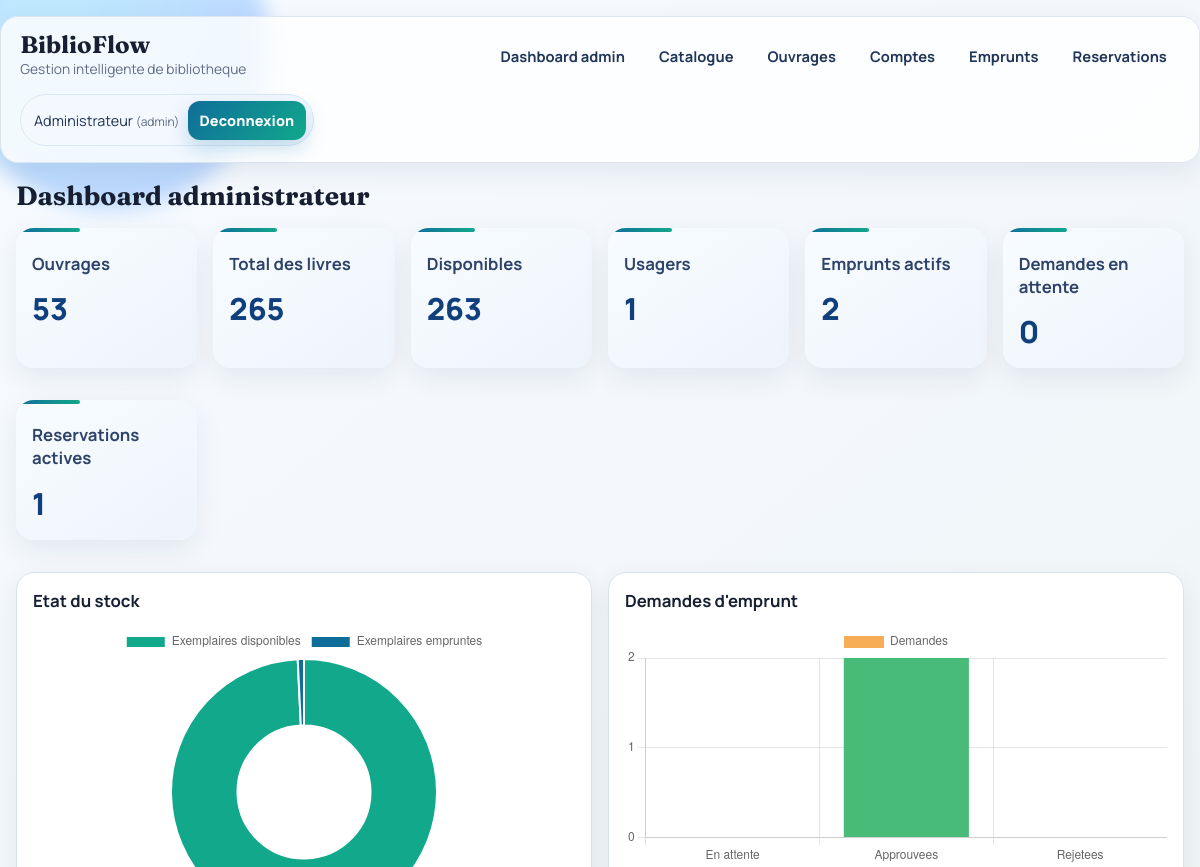
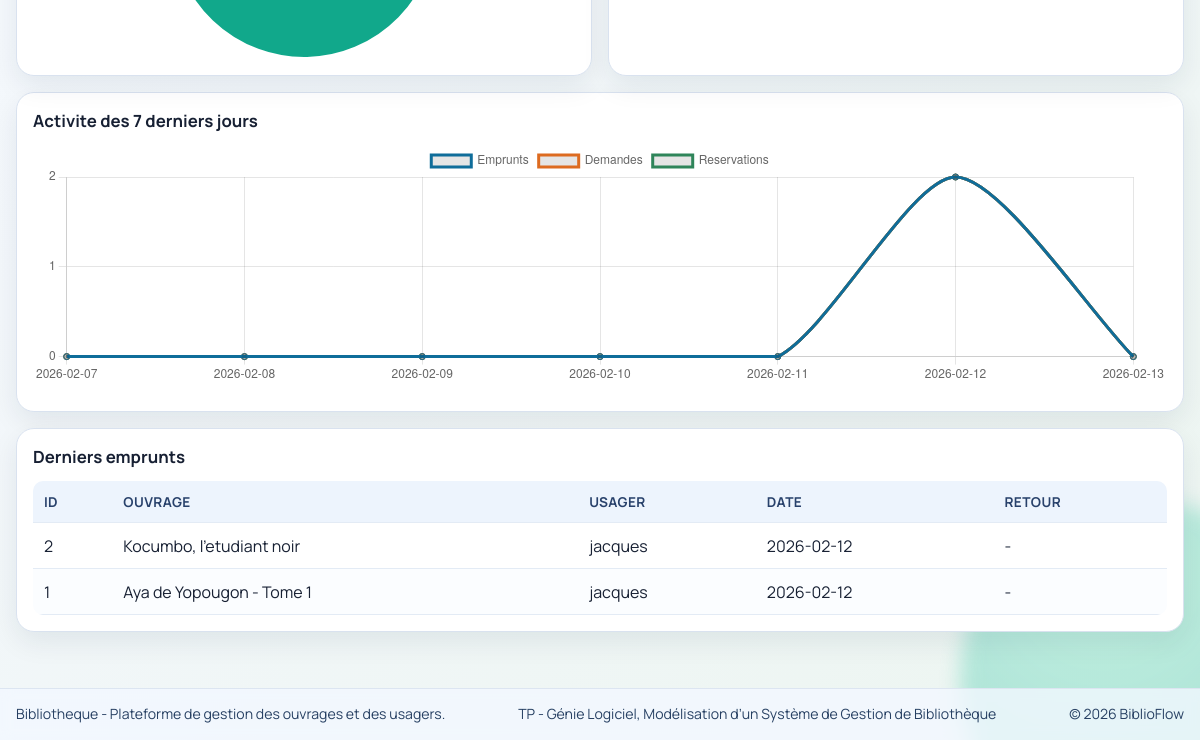
Page /admin (signed in) on the earlier database version (2 pictures, top to bottom).
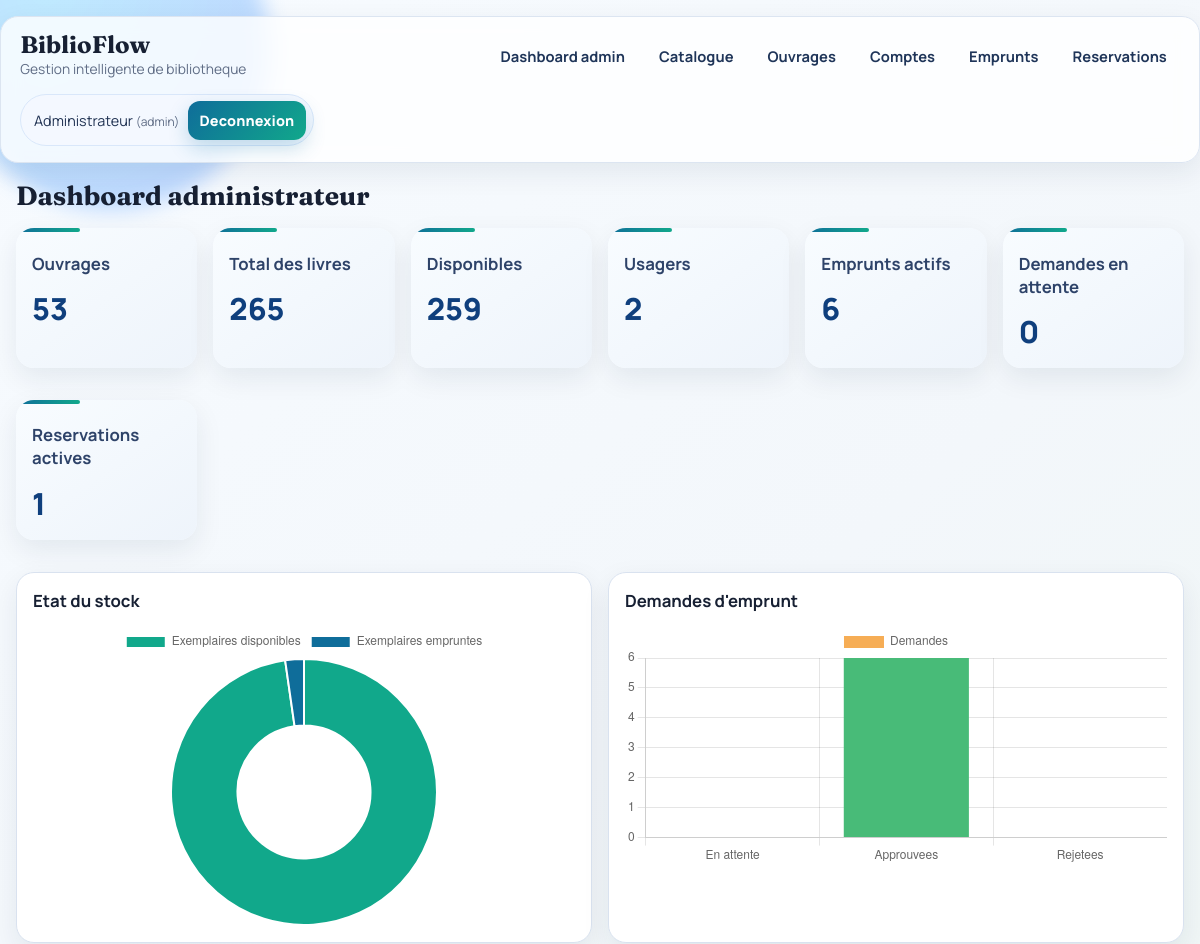
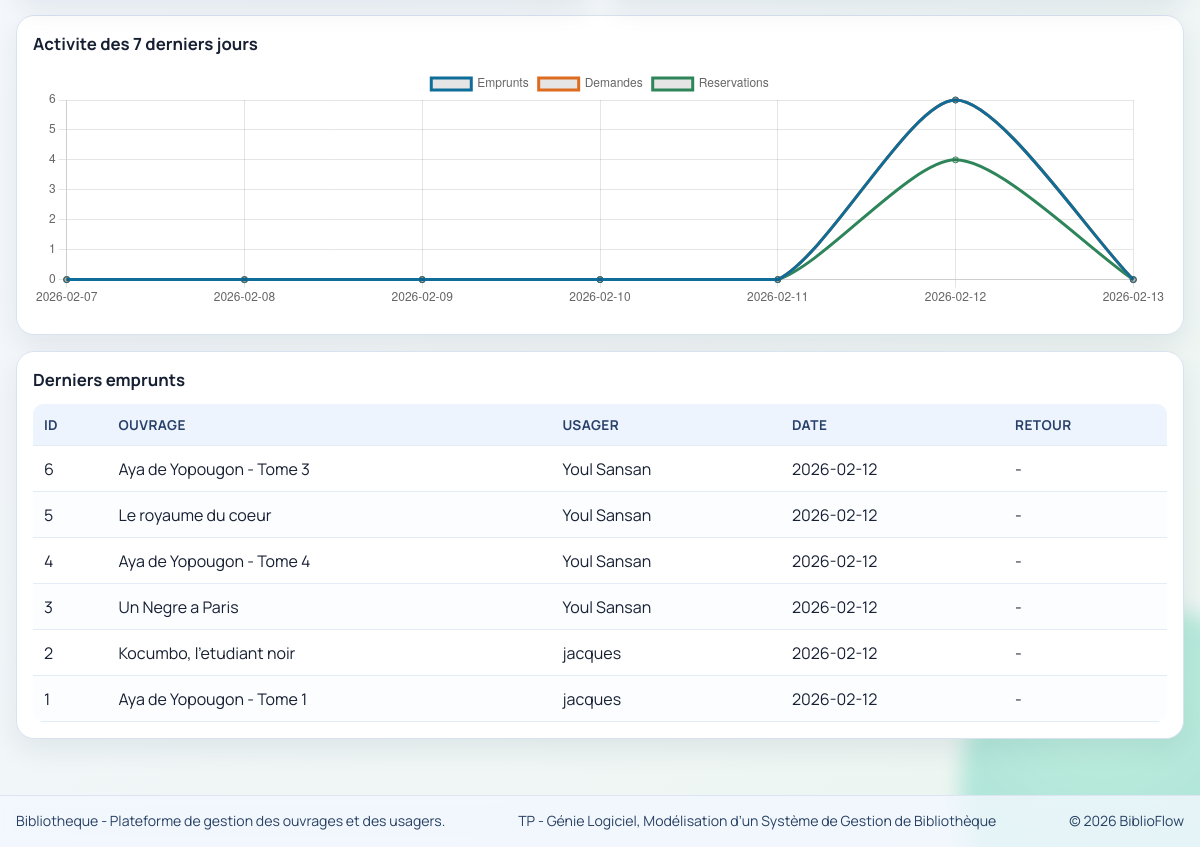
Same page on the later database version (2 pictures, top to bottom).
### tables this page shows
CREATE TABLE users (
                id INTEGER PRIMARY KEY AUTOINCREMENT,
                full_name TEXT NOT NULL,
                email TEXT UNIQUE NOT NULL,
                phone TEXT,
                user_type TEXT NOT NULL DEFAULT 'adherent'
            , role TEXT NOT NULL DEFAULT 'user', password_hash TEXT, is_suspended INTEGER NOT NULL DEFAULT 0, suspension_reason TEXT, suspension_origin TEXT, suspension_date TEXT);

CREATE TABLE loans (
                id INTEGER PRIMARY KEY AUTOINCREMENT,
                user_id INTEGER NOT NULL,
                book_id INTEGER NOT NULL,
                loan_date TEXT NOT NULL DEFAULT (date('now')),
                due_date TEXT,
                return_date TEXT,
                FOREIGN KEY(user_id) REFERENCES users(id) ON DELETE CASCADE,
                FOREIGN KEY(book_id) REFERENCES books(id) ON DELETE CASCADE
            );

CREATE TABLE books (
                id INTEGER PRIMARY KEY AUTOINCREMENT,
                title TEXT NOT NULL,
                author TEXT NOT NULL,
                isbn TEXT UNIQUE,
                total_copies INTEGER NOT NULL CHECK(total_copies >= 0),
                available_copies INTEGER NOT NULL CHECK(available_copies >= 0)
            , publisher TEXT, publication_year INTEGER);

### app.py (the view)
@app.route("/admin")
@admin_required
def admin_dashboard():
    with get_db_connection() as conn:
        inventory_totals = conn.execute(
            """
            SELECT
                COALESCE(SUM(total_copies), 0) AS total_copies,
                COALESCE(SUM(available_copies), 0) AS available_copies
            FROM books
            """
        ).fetchone()
        stats = {
            "books": conn.execute("SELECT COUNT(*) AS c FROM books").fetchone()["c"],
            "users": conn.execute("SELECT COUNT(*) AS c FROM users WHERE role = 'user'").fetchone()["c"],
            "active_loans": conn.execute(
                "SELECT COUNT(*) AS c FROM loans WHERE return_date IS NULL"
            ).fetchone()["c"],
            "pending_requests": conn.execute(
                "SELECT COUNT(*) AS c FROM loan_requests WHERE status = 'pending'"
            ).fetchone()["c"],
            "active_reservations": conn.execute(
                "SELECT COUNT(*) AS c FROM reservations WHERE status = 'active'"
            ).fetchone()["c"],
            "total_copies": inventory_totals["total_copies"],
            "available_copies": inventory_totals["available_copies"],
            "borrowed_copies": inventory_totals["total_copies"] - inventory_totals["available_copies"],
        }
        request_status_rows = conn.execute(
            """
            SELECT status, COUNT(*) AS c
            FROM loan_requests
            GROUP BY status
            """
        ).fetchall()
        request_status = {"pending": 0, "approved": 0, "rejected": 0}
        for row in request_status_rows:
            if row["status"] in request_status:
                request_status[row["status"]] = row["c"]
        weekly_rows = conn.execute(
            """
            WITH RECURSIVE days(day) AS (
                SELECT date('now', '-6 day')
                UNION ALL
                SELECT date(day, '+1 day') FROM days WHERE day < date('now')
            )
            SELECT
                day,
                COALESCE((SELECT COUNT(*) FROM loans l WHERE l.loan_date = day), 0) AS loans_count,
                COALESCE((SELECT COUNT(*) FROM loan_requests r WHERE r.request_date = day), 0) AS requests_count,
                COALESCE((SELECT COUNT(*) FROM reservations rs WHERE rs.reservation_date = day), 0) AS reservations_count
            FROM days
            ORDER BY day
            """
        ).fetchall()
        recent_loans = conn.execute(
            """
            SELECT l.id, b.title AS book_title, u.full_name AS user_name,
                   l.loan_date, l.return_date
            FROM loans l
            JOIN books b ON b.id = l.book_id
            JOIN users u ON u.id = l.user_id
            ORDER BY l.id DESC
            LIMIT 10
            """
        ).fetchall()
    inventory_chart = {
        "labels": ["Exemplaires disponibles", "Exemplaires empruntes"],
        "values": [stats["available_copies"], stats["borrowed_copies"]],
    }
    requests_chart = {
        "labels": ["En attente", "Approuvees", "Rejetees"],
        "values": [request_status["pending"], request_status["approved"], request_status["rejected"]],
    }
    weekly_chart = {
        "labels": [row["day"] for row in weekly_rows],
        "loans": [row["loans_count"] for row in weekly_rows],
        "requests": [row["requests_count"] for row in weekly_rows],
        "reservations": [row["reservations_count"] for row in weekly_rows],
    }
    return render_template(
        "dashboard.html",
        stats=stats,
        recent_loans=recent_loans,
        inventory_chart=inventory_chart,
        requests_chart=requests_chart,
        weekly_chart=weekly_chart,
    )

### app.py (called while the page is built)
def get_db_connection() -> sqlite3.Connection:
    conn = sqlite3.connect(DB_PATH)
    conn.row_factory = sqlite3.Row
    conn.execute("PRAGMA foreign_keys = ON")
    return conn

def get_current_user() -> Optional[sqlite3.Row]:
    user_id = session.get("user_id")
    if not user_id:
        return None
    with get_db_connection() as conn:
        sync_user_suspensions(conn)
        return conn.execute("SELECT * FROM users WHERE id = ?", (user_id,)).fetchone()

def login_required(view):
    @wraps(view)
    def wrapped(*args, **kwargs):
        if not session.get("user_id"):
            flash("Veuillez vous connecter.", "error")
            return redirect(url_for("login"))
        return view(*args, **kwargs)
    return wrapped

def admin_required(view):
    @wraps(view)
    @login_required
    def wrapped(*args, **kwargs):
        user = get_current_user()
        if user is None or user["role"] != "admin":
            flash("Acces reserve a l'administrateur.", "error")
            return redirect(url_for("user_dashboard"))
        return view(*args, **kwargs)
    return wrapped

@app.context_processor
def inject_user():
    return {"session_user": get_current_user()}

### templates/dashboard.html (shortened to what this page needs)
{% extends "base.html" %}
{% block content %}
<h2>Dashboard administrateur</h2>
<section class="stats-grid">
    <article class="card stat"><h3>Ouvrages</h3><p>{{ stats.books }}</p></article>
    <article class="card stat"><h3>Total des livres</h3><p>{{ stats.total_copies }}</p></article>
    <article class="card stat"><h3>Disponibles</h3><p>{{ stats.available_copies }}</p></article>
    <article class="card stat"><h3>Usagers</h3><p>{{ stats.users }}</p></article>
    <article class="card stat"><h3>Emprunts actifs</h3><p>{{ stats.active_loans }}</p></article>
    <article class="card stat"><h3>Demandes en attente</h3><p>{{ stats.pending_requests }}</p></article>
    <article class="card stat"><h3>Reservations actives</h3><p>{{ stats.active_reservations }}</p></article>
</section>
<section class="dashboard-grid">
    <article class="card chart-card">
        <h3>Etat du stock</h3>
        <div class="chart-wrap"><canvas id="inventoryChart"></canvas></div>
    </article>
    <article class="card chart-card">
        <h3>Demandes d'emprunt</h3>
        <div class="chart-wrap"><canvas id="requestStatusChart"></canvas></div>
    </article>
</section>
<section class="card chart-card">
    <h3>Activite des 7 derniers jours</h3>
    <div class="chart-wrap"><canvas id="weeklyActivityChart"></canvas></div>
</section>
<section class="card">
    <h3>Derniers emprunts</h3>
    <table>
        <thead>
            <tr><th>ID</th><th>Ouvrage</th><th>Usager</th><th>Date</th><th>Retour</th></tr>
        </thead>
        <tbody>
            {% for loan in recent_loans %}
            <tr>
                <td>{{ loan.id }}</td>
                <td>{{ loan.book_title }}</td>
                <td>{{ loan.user_name }}</td>
                <td>{{ loan.loan_date }}</td>
                <td>{{ loan.return_date or '-' }}</td>
            </tr>
            {% else %}
            <tr><td colspan="5">Aucune donnee.</td></tr>
            {% endfor %}
        </tbody>
    </table>
</section>
{% endblock %}
{% block scripts %}
<script>
const inventoryData = {{ inventory_chart | tojson }};
const requestsData = {{ requests_chart | tojson }};
const weeklyData = {{ weekly_chart | tojson }};
new Chart(document.getElementById("inventoryChart"), {
    type: "doughnut",
    data: {
        labels: inventoryData.labels,
        datasets: [{
            data: inventoryData.values,
            backgroundColor: ["#11a88b", "#0f6d9a"]
        }]
    },
    options: { responsive: true, maintainAspectRatio: false }
});
new Chart(document.getElementById("requestStatusChart"), {
    type: "bar",
    data: {
        labels: requestsData.labels,
        datasets: [{
            label: "Demandes",
            data: requestsData.values,
            backgroundColor: ["#f6ad55", "#48bb78", "#f56565"]
        }]
    },
    options: {
        responsive: true,
        maintainAspectRatio: false,
        scales: { y: { beginAtZero: true, ticks: { precision: 0 } } }
    }
});
new Chart(document.getElementById("weeklyActivityChart"), {
    type: "line",
    data: {
        labels: weeklyData.labels,
        datasets: [
            { label: "Emprunts", data: weeklyData.loans, borderColor: "#0f6d9a", tension: 0.25 },
            { label: "Demandes", data: weeklyData.requests, borderColor: "#dd6b20", tension: 0.25 },
            { label: "Reservations", data: weeklyData.reservations, borderColor: "#2f855a", tension: 0.25 }
        ]
    },
    options: {
        responsive: true,
        maintainAspectRatio: false,
        scales: { y: { beginAtZero: true, ticks: { precision: 0 } } }
    }
});
</script>
{% endblock %}

### templates/base.html (shortened to what this page needs)
<!DOCTYPE html>
<html lang="fr">
<head>
    <link rel="stylesheet" href="{{ url_for('static', filename='style.css') }}">
</head>
<body>
<header class="topbar">
    <div class="brand-block">
        <a class="brand" href="{{ url_for('home') }}">BiblioFlow</a>
        <p>Gestion intelligente de bibliotheque</p>
    </div>
    {% if session_user %}
    <nav class="main-nav">
        {% if session_user.role == 'admin' %}
        <a href="{{ url_for('admin_dashboard') }}">Dashboard admin</a>
        <a href="{{ url_for('catalog') }}">Catalogue</a>
        <a href="{{ url_for('books') }}">Ouvrages</a>
        <a href="{{ url_for('users') }}">Comptes</a>
        <a href="{{ url_for('loans') }}">Emprunts</a>
        <a href="{{ url_for('reservations') }}">Reservations</a>
        {% else %}
        <a href="{{ url_for('user_dashboard') }}">Mon dashboard</a>
        <a href="{{ url_for('catalog') }}">Catalogue</a>
        {% endif %}
    </nav>
    <div class="session-box">
        <span>
            {{ session_user.full_name }} <small>({{ session_user.role }})</small>
        </span>
        <form method="post" action="{{ url_for('logout') }}">
            <button type="submit">Deconnexion</button>
        </form>
    </div>
    {% endif %}
</header>
<main class="container">
    {% block content %}{% endblock %}
</main>
<footer class="site-footer">
    <div class="site-footer-inner">
        <p>Bibliotheque - Plateforme de gestion des ouvrages et des usagers.<br></p>
        <p>TP - Génie Logiciel, Modélisation d’un Système de Gestion de Bibliothèque</p>
        <p>&copy; {{ 2026 }} BiblioFlow</p>
    </div>
</footer>
{% block scripts %}{% endblock %}
</body>
</html>

### static/style.css (style rules this page uses)
:root { --bg: #f3f7fb; --surface: #ffffffcc; --surface-strong: #ffffff; --ink: #172033; --muted: #5f6c85; --brand: #0f6d9a; --brand-2: #11a88b; --line: #d9e2ef; --ok-bg: #def7ec; --ok-ink: #0d7b55; --error-bg: #fee2e8; --error-ink: #b42341; --shadow-lg: 0 18px 48px rgba(23, 32, 51, 0.11); --shadow-md: 0 10px 28px rgba(17, 34, 68, 0.08); --radius-lg: 18px; --radius-md: 12px; }
* { box-sizing: border-box; }
body { margin: 0; font-family: "Manrope", "Segoe UI", Tahoma, sans-serif; color: var(--ink); background: linear-gradient(140deg, #f7fbff 0%, var(--bg) 45%, #ecf5f0 100%); min-height: 100vh; display: flex; flex-direction: column; }
.topbar { max-width: 1200px; margin: 1rem auto 0; padding: 1rem 1.2rem; border: 1px solid #dce5f1; border-radius: var(--radius-lg); background: var(--surface); backdrop-filter: blur(10px); box-shadow: var(--shadow-md); display: flex; flex-wrap: wrap; gap: 1rem; align-items: center; justify-content: space-between; }
.brand-block { display: flex; flex-direction: column; gap: 0.15rem; }
.brand { text-decoration: none; color: var(--ink); font-family: "Fraunces", Georgia, serif; font-size: 1.5rem; font-weight: 700; line-height: 1; }
.brand-block p { margin: 0; color: var(--muted); font-size: 0.86rem; }
.main-nav { display: flex; flex-wrap: wrap; gap: 0.5rem; }
.main-nav a { text-decoration: none; color: #1f3559; font-weight: 700; font-size: 0.92rem; padding: 0.5rem 0.75rem; border-radius: 999px; border: 1px solid transparent; transition: all 0.2s ease; }
.session-box { display: flex; align-items: center; gap: 0.55rem; font-size: 0.9rem; color: #223454; background: #f4f8ff; border: 1px solid #d9e7fa; border-radius: 999px; padding: 0.35rem 0.45rem 0.35rem 0.8rem; }
.session-box small { color: var(--muted); }
.container { max-width: 1200px; margin: 1rem auto 0; padding: 0 1rem 2rem; width: 100%; flex: 1; }
h2 { font-family: "Fraunces", Georgia, serif; margin: 0 0 1rem; font-size: clamp(1.45rem, 2.2vw, 2rem); }
h3 { margin: 0 0 0.85rem; font-size: 1.05rem; }
.card { background: var(--surface-strong); border: 1px solid var(--line); border-radius: var(--radius-lg); padding: 1rem; margin-bottom: 1rem; box-shadow: var(--shadow-md); overflow-x: auto; }
.stats-grid { display: grid; grid-template-columns: repeat(auto-fit, minmax(170px, 1fr)); gap: 1rem; margin-bottom: 1rem; }
.stat { position: relative; border: none; background: linear-gradient(145deg, #f8fcff, #eef4fb); }
.stat::after { content: ""; position: absolute; top: 0; left: 0; width: 64px; height: 4px; border-radius: 8px; background: linear-gradient(90deg, var(--brand), var(--brand-2)); }
.stat h3 { margin-top: 0.45rem; color: #2e4369; }
.stat p { font-size: 1.9rem; margin: 0; color: #0f3f7d; font-weight: 800; }
input, select, button { padding: 0.62rem 0.7rem; border-radius: var(--radius-md); border: 1px solid #bfd0e8; font: inherit; }
button { border: none; background: linear-gradient(130deg, var(--brand), var(--brand-2)); color: #fff; font-weight: 800; letter-spacing: 0.01em; cursor: pointer; box-shadow: 0 8px 20px rgba(17, 117, 168, 0.24); transition: transform 0.18s ease, box-shadow 0.18s ease; }
table { width: 100%; border-collapse: collapse; min-width: 700px; border-radius: 10px; overflow: hidden; }
thead th { background: #edf4fd; color: #28416b; font-size: 0.85rem; text-transform: uppercase; letter-spacing: 0.03em; }
th, td { padding: 0.72rem 0.68rem; border-bottom: 1px solid #e3ebf5; text-align: left; vertical-align: top; }
tbody tr:nth-child(even) { background: #fbfdff; }
.dashboard-grid { display: grid; grid-template-columns: repeat(auto-fit, minmax(300px, 1fr)); gap: 1rem; }
.chart-card { min-height: 320px; }
.chart-wrap { position: relative; min-height: 240px; }
.site-footer { margin-top: 0.5rem; border-top: 1px solid #dce5f1; background: #f3f8ffcc; backdrop-filter: blur(6px); }
.site-footer-inner { max-width: 1200px; margin: 0 auto; padding: 0.9rem 1rem 1.1rem; display: flex; flex-wrap: wrap; justify-content: space-between; gap: 0.5rem; color: #274063; font-size: 0.88rem; }
.site-footer-inner p { margin: 0; }

Differences in the rows shown:
added loans: id "6", book_title "Aya de Yopougon - Tome 3", user_name "Youl Sansan", loan_date "2026-02-12", return_date "-"
added loans: id "5", book_title "Le royaume du coeur", user_name "Youl Sansan", loan_date "2026-02-12", return_date "-"
added loans: id "4", book_title "Aya de Yopougon - Tome 4", user_name "Youl Sansan", loan_date "2026-02-12", return_date "-"
added loans: id "3", book_title "Un Negre a Paris", user_name "Youl Sansan", loan_date "2026-02-12", return_date "-"
Other differences:
{{ stats.available_copies }}: "263" → "259"
{{ stats.users }}: "1" → "2"
{{ stats.active_loans }}: "2" → "6"
chart data {{ weekly_chart | tojson }}: {"labels": ["2026-02-07", "2026-02-08", "2026-02-09", "2026-02-10", "2026-02-11", "2026-02-12", "2026-02-13"], "loans": [0, 0, 0, 0, 0, 2, 0], "requests": [0, 0, 0, 0, 0, 2, 0], "reservations": [0, 0, 0, 0, 0, 2, 0]} → {"labels": ["2026-02-07", "2026-02-08", "2026-02-09", "2026-02-10", "2026-02-11", "2026-02-12", "2026-02-13"], "loans": [0, 0, 0, 0, 0, 6, 0], "requests": [0, 0, 0, 0, 0, 6, 0], "reservations": [0, 0, 0, 0, 0, 4, 0]}
